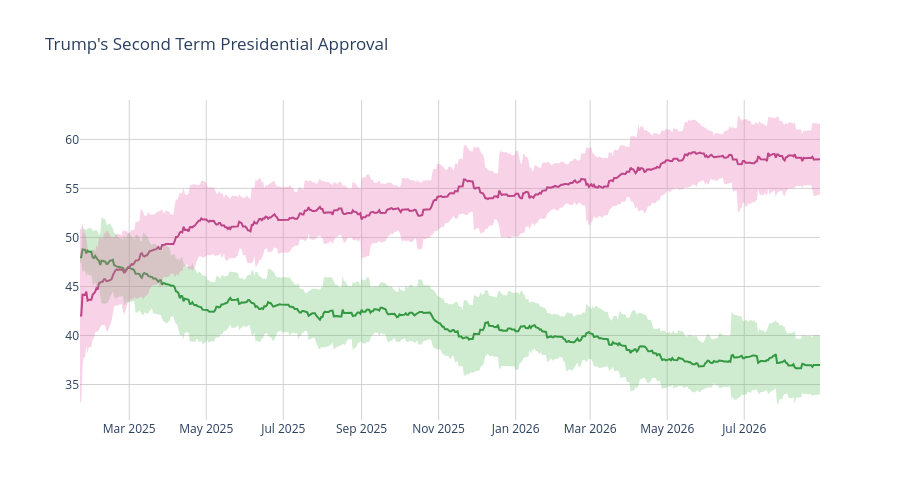

Source (notebook cell):
### Code cell
disappr_ci_hex = "#e86eaf"
appr_ci_hex = "#60be65"
disappr_ci_rgba = "rgba(232, 110, 175, 0.3)"
appr_ci_rgba = "rgba(96, 190, 101, 0.3)"
grid_col = "#d4d2d2"


# Approve
fig = go.Figure(go.Scatter(
    x=pres['end_date'],
    y=pres['approve'],
    hovertemplate="%{y:.2f}%",
    name="<b>Approve</b>",
    line=dict(color="#228833"),
    showlegend=False
))

# Disapprove
fig.add_trace(go.Scatter(
    x=pres['end_date'],
    y=pres['disapprove'],
    hovertemplate="%{y:.2f}%",
    name="<b>Disapprove</b>",
    line=dict(color="#aa3377"),
    showlegend=False
    )
)

# Approve CI
fig.add_traces([

    # Upper bound
    go.Scatter(
        x=pres['end_date'],
        y=pres['approve_upper_ci'],
        marker=dict(color=appr_ci_hex),
        line=dict(width=0),
        mode='lines',
        showlegend=False,
        hoverinfo="skip"
    ),

    # Lower bound
    go.Scatter(
        x=pres['end_date'],
        y=pres['approve_lower_ci'],
        marker=dict(color=appr_ci_hex),
        line=dict(width=0),
        mode='lines',
        fillcolor=appr_ci_rgba,
        fill="tonexty",
        showlegend=False,
        hoverinfo="skip"
    )
])

# Disapprove CI
fig.add_traces([

    # Upper bound
    go.Scatter(
        x=pres['end_date'],
        y=pres['disapprove_upper_ci'],
        marker=dict(color=disappr_ci_hex),
        line=dict(width=0),
        mode='lines',
        showlegend=False,
        hoverinfo="skip"
    ),

    # Lower bound
    go.Scatter(
        x=pres['end_date'],
        y=pres['disapprove_lower_ci'],
        marker=dict(color=disappr_ci_hex),
        line=dict(width=0),
        mode='lines',
        fillcolor=disappr_ci_rgba,
        fill="tonexty",
        showlegend=False,
        hoverinfo="skip"
    )
])

fig.update_layout(
    title=dict(text="Trump's Second Term Presidential Approval"),
    hovermode="x"
)

fig.update_xaxes(gridcolor=grid_col)
fig.update_yaxes(gridcolor=grid_col)

fig.update_layout(hovermode="x", hoverlabel_align="right", plot_bgcolor="rgba(0, 0, 0, 0)", height=500)
fig.show()

### Figure 1 — Plotly figure (JSON) as saved in the notebook; plotly's stock layout.template omitted (floating-point values rounded to 4 significant figures; data arrays with more than 128 entries replaced by an {"elided": "..."} marker saying what was removed)
{"data": [{"hovertemplate": "%{y:.2f}%", "line": {"color": "#228833"}, "name": "<b>Approve</b>", "showlegend": false, "type": "scatter", "x": {"elided": "587 str values"}, "y": {"elided": "587 float values"}}, {"hovertemplate": "%{y:.2f}%", "line": {"color": "#aa3377"}, "name": "<b>Disapprove</b>", "showlegend": false, "type": "scatter", "x": {"elided": "587 str values"}, "y": {"elided": "587 float values"}}, {"hoverinfo": "skip", "line": {"width": 0}, "marker": {"color": "#60be65"}, "mode": "lines", "showlegend": false, "type": "scatter", "x": {"elided": "587 str values"}, "y": {"elided": "587 float values"}}, {"fill": "tonexty", "fillcolor": "rgba(96, 190, 101, 0.3)", "hoverinfo": "skip", "line": {"width": 0}, "marker": {"color": "#60be65"}, "mode": "lines", "showlegend": false, "type": "scatter", "x": {"elided": "587 str values"}, "y": {"elided": "587 float values"}}, {"hoverinfo": "skip", "line": {"width": 0}, "marker": {"color": "#e86eaf"}, "mode": "lines", "showlegend": false, "type": "scatter", "x": {"elided": "587 str values"}, "y": {"elided": "587 float values"}}, {"fill": "tonexty", "fillcolor": "rgba(232, 110, 175, 0.3)", "hoverinfo": "skip", "line": {"width": 0}, "marker": {"color": "#e86eaf"}, "mode": "lines", "showlegend": false, "type": "scatter", "x": {"elided": "587 str values"}, "y": {"elided": "587 float values"}}], "layout": {"height": 500, "hoverlabel": {"align": "right"}, "hovermode": "x", "plot_bgcolor": "rgba(0, 0, 0, 0)", "title": {"text": "Trump's Second Term Presidential Approval"}, "xaxis": {"gridcolor": "#d4d2d2"}, "yaxis": {"gridcolor": "#d4d2d2"}}}
